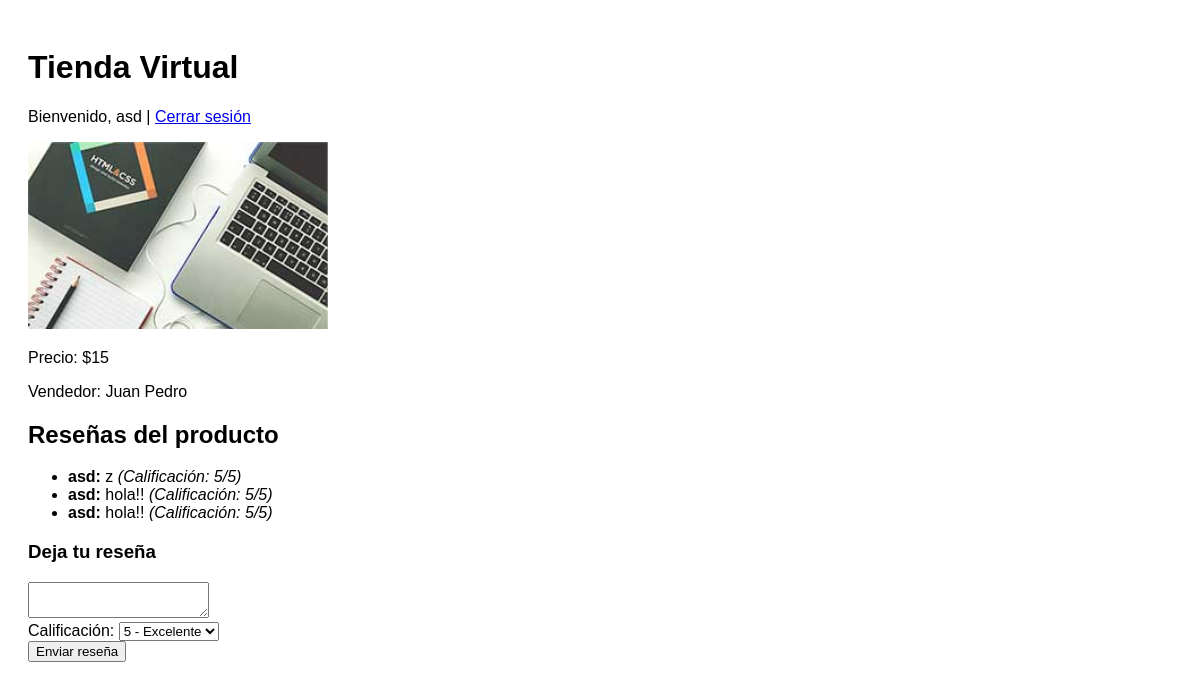
/producto/1 (signed in), run on the app's committed database.
### tables this page shows
CREATE TABLE usuarios (
    id INTEGER PRIMARY KEY AUTOINCREMENT,
    usuario TEXT UNIQUE NOT NULL,
    contrasena TEXT NOT NULL
);

CREATE TABLE productos (
    id INTEGER PRIMARY KEY AUTOINCREMENT,
    nombre TEXT NOT NULL,
    precio INT NOT NULL,
    vendedor TEXT NOT NULL,
    imagen TEXT NOT NULL
);

CREATE TABLE resenas (
    id INTEGER PRIMARY KEY AUTOINCREMENT,
    usuario_id INTEGER NOT NULL,
    producto_id INTEGER NOT NULL,
    comentario TEXT NOT NULL,
    calificacion INTEGER NOT NULL,
    FOREIGN KEY(usuario_id) REFERENCES usuarios(id),
    FOREIGN KEY(producto_id) REFERENCES productos(id)
);

### app.py (the view)
@app.route('/producto/<int:producto_id>', endpoint='producto')
def producto(producto_id):
    db = get_db()
    producto = db.execute(
        'SELECT * FROM productos WHERE id = ?', (producto_id,)
    ).fetchone()
    if producto is None:
        return "Producto no encontrado", 404
    reseñas = db.execute('''
        SELECT r.comentario, r.calificacion, u.usuario
        FROM resenas r JOIN usuarios u ON r.usuario_id = u.id
        WHERE r.producto_id = ?
        ORDER BY r.id DESC
    ''', (producto_id,)).fetchall()
    user = None
    if 'user_id' in session:
        user = db.execute('SELECT * FROM usuarios WHERE id = ?', (session['user_id'],)).fetchone()
    return render_template(
        'producto.html',
        producto=producto,
        reseñas=reseñas,
        usuario=user['usuario'] if user else None  # 👈 pasamos solo el nombre de usuario
    )

### app.py (called while the page is built)
def get_db():
    conn = sqlite3.connect(DATABASE)
    conn.row_factory = sqlite3.Row
    return conn

### templates/producto.html (shortened to what this page needs)
<!DOCTYPE html>
<html lang="es">
<head>
    <link rel="stylesheet" href="{{ url_for('static', filename='style.css') }}">
</head>
<body>
    <header>
        <h1>Tienda Virtual</h1>
        {% if usuario %}
        <p>Bienvenido, {{ usuario }} | <a href="{{ url_for('logout') }}">Cerrar sesión</a></p>
        {% endif %}
    </header>
    <section class="producto-detalle">
        <img src="{{ url_for('static', filename=producto.imagen) }}" alt="{{ producto.nombre }}" width="300" />
        <p>Precio: ${{ producto.precio }}</p>
        <p>Vendedor: {{ producto.vendedor }}</p>
    </section>
    <section class="reseñas">
        <h2>Reseñas del producto</h2>
        {% if reseñas %}
        <ul>
            {% for r in reseñas %}
            <li><strong>{{ r.usuario }}:</strong> {{ r.comentario }} <em>(Calificación: {{ r.calificacion }}/5)</em></li>
            {% endfor %}
        </ul>
        {% else %}
        <p>No hay reseñas para este producto.</p>
        {% endif %}
    </section>
    {% if usuario %}
    <section class="agregar-reseña">
        <h3>Deja tu reseña</h3>
        <form method="POST" action="{{ url_for('agregar_resena', producto_id=producto.id) }}">
            <textarea name="comentario" required></textarea><br />
            <label>Calificación:
                <select name="calificacion" required>
                    <option value="5">5 - Excelente</option>
                </select>
            </label><br />
            <button type="submit">Enviar reseña</button>
        </form>
    </section>
    {% else %}
    <p><a href="{{ url_for('login') }}">Inicia sesión</a> para dejar una reseña.</p>
    {% endif %}
</body>
</html>

### static/style.css (style rules this page uses)
body { font-family: Arial, sans-serif; padding: 20px; }

### data on the page
usuarios: usuario "asd"
productos: imagen (picture), precio "15", vendedor "Juan Pedro"
resenas: usuario "asd", comentario "z", calificacion "5"
resenas: usuario "asd", comentario "hola!!", calificacion "5"
resenas: usuario "asd", comentario "hola!!", calificacion "5"
